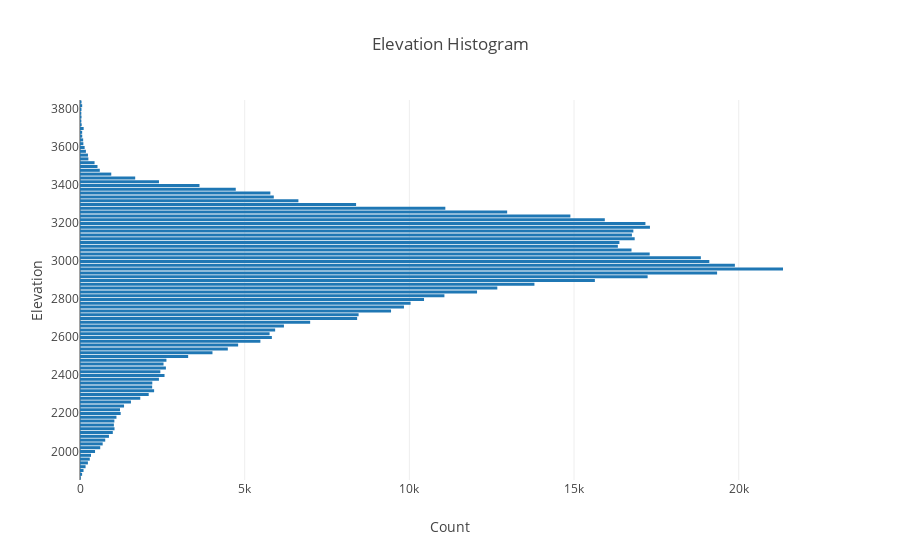

Here is the notebook cell this chart was saved with:
### Markdown cell above
### Elevation

### Code cell
bins = np.histogram(full["Elevation"], bins=100)

trace = go.Bar(
    x=bins[0],
    y=bins[1],
    orientation="h",
)

layout = go.Layout(
    title   = "Elevation Histogram",
    xaxis   = dict(title = "Count"),
    yaxis   = dict(title = "Elevation")
)

fig = go.Figure(data=[trace], layout=layout)
iplot(fig);
